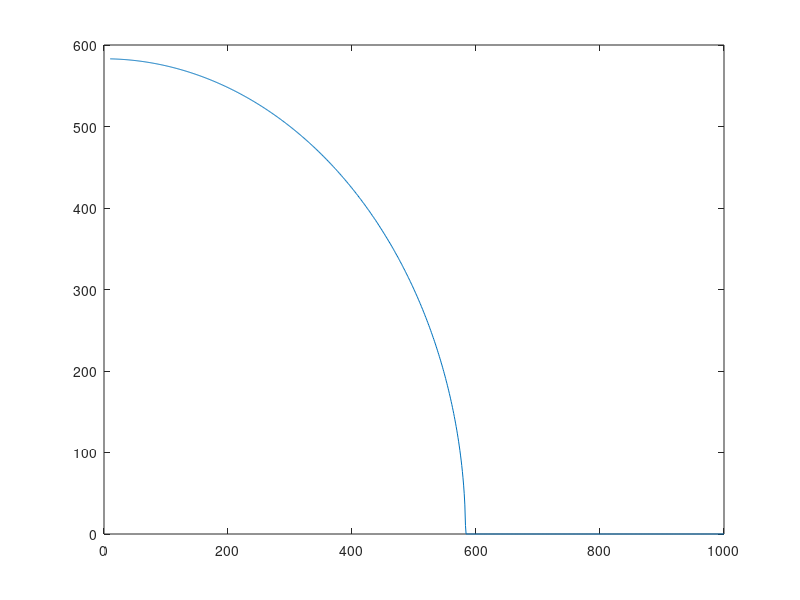
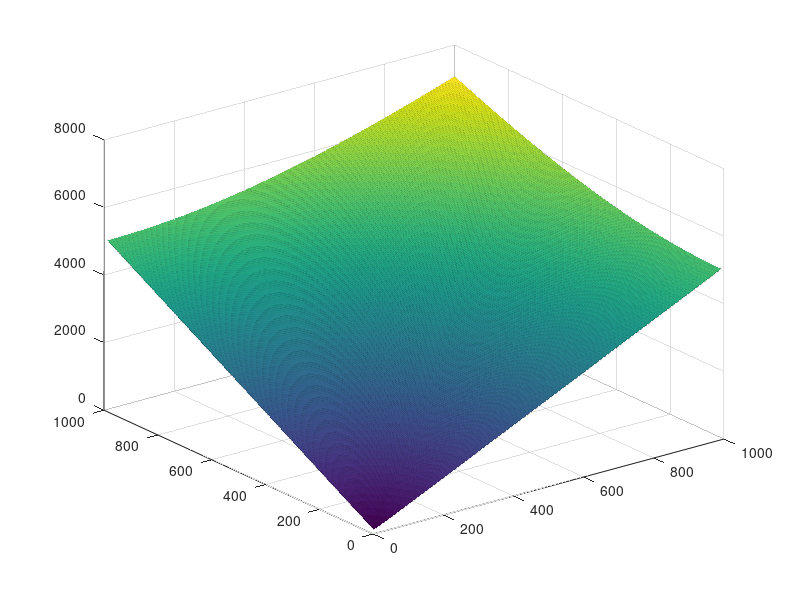

These figures' MATLAB source, in order:
% Exercise 4.2

clc;
clear;
close all;

sigma = 5;      % uncertainty for length and width

% a
l = 500;
w = 300;
area_sigma = sqrt(w^2*sigma^2 + l^2*sigma^2);
fprintf("Uncertainty in area: %.4f\n", area_sigma);

l = [10:1000];
w = sqrt(area_sigma^2 - l.^2*sigma^2)/sigma;
figure();
plot(l,w);

% b
w = [10:1000];
n = length(w);
area_sigma = zeros(n);
for i = 1:n
    area_sigma(:,i) = sqrt(w.^2*sigma^2 + l(i)^2*sigma^2);
end
figure();
surf(l,w,area_sigma);
